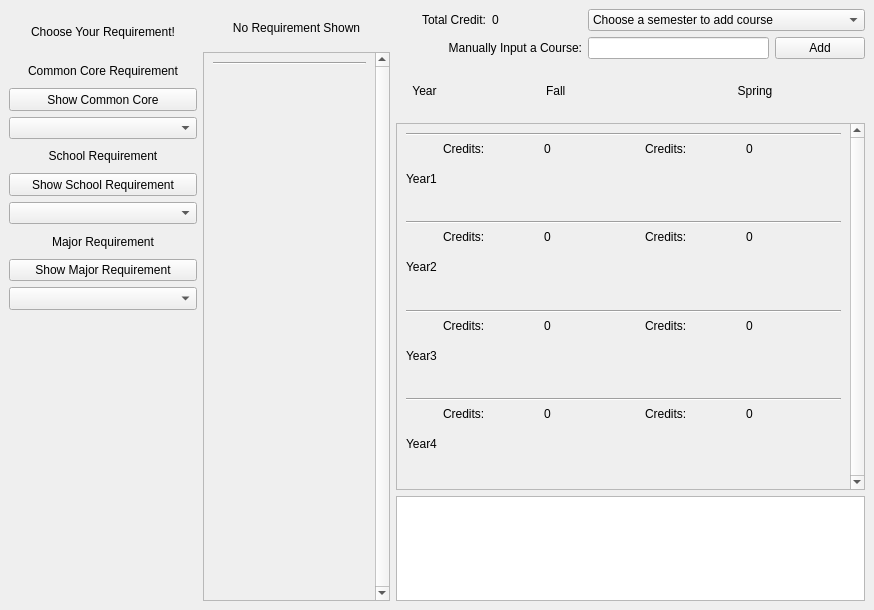
<?xml version="1.0" encoding="UTF-8"?>
<ui version="4.0">
 <class>MainWindow</class>
 <widget class="QMainWindow" name="MainWindow">
  <property name="geometry">
   <rect>
    <x>0</x>
    <y>0</y>
    <width>874</width>
    <height>610</height>
   </rect>
  </property>
  <property name="sizePolicy">
   <sizepolicy hsizetype="Preferred" vsizetype="Preferred">
    <horstretch>0</horstretch>
    <verstretch>0</verstretch>
   </sizepolicy>
  </property>
  <property name="windowTitle">
   <string>MainWindow</string>
  </property>
  <widget class="QWidget" name="centralwidget">
   <property name="enabled">
    <bool>true</bool>
   </property>
   <property name="sizePolicy">
    <sizepolicy hsizetype="Minimum" vsizetype="Minimum">
     <horstretch>0</horstretch>
     <verstretch>0</verstretch>
    </sizepolicy>
   </property>
   <layout class="QGridLayout" name="gridLayout_2" rowstretch="2,1,7,2" columnstretch="2,2,5">
    <item row="3" column="2">
     <layout class="QGridLayout" name="Right4">
      <item row="0" column="0">
       <widget class="QTextEdit" name="txt_warning">
        <property name="readOnly">
         <bool>true</bool>
        </property>
       </widget>
      </item>
     </layout>
    </item>
    <item row="0" column="1" rowspan="4">
     <layout class="QGridLayout" name="Left2" rowstretch="1,15">
      <item row="0" column="1">
       <widget class="QLabel" name="label_shown_req">
        <property name="text">
         <string>No Requirement Shown</string>
        </property>
        <property name="alignment">
         <set>Qt::AlignCenter</set>
        </property>
       </widget>
      </item>
      <item row="1" column="1">
       <widget class="QScrollArea" name="scrollArea_sections">
        <property name="verticalScrollBarPolicy">
         <enum>Qt::ScrollBarAlwaysOn</enum>
        </property>
        <property name="widgetResizable">
         <bool>true</bool>
        </property>
        <widget class="QWidget" name="section_list">
         <property name="geometry">
          <rect>
           <x>0</x>
           <y>0</y>
           <width>141</width>
           <height>541</height>
          </rect>
         </property>
         <layout class="QVBoxLayout" name="verticalLayout_2">
          <item>
           <widget class="Line" name="line_section_list">
            <property name="orientation">
             <enum>Qt::Horizontal</enum>
            </property>
           </widget>
          </item>
          <item>
           <layout class="QVBoxLayout" name="SectionLayout">
            <property name="sizeConstraint">
             <enum>QLayout::SetMinAndMaxSize</enum>
            </property>
           </layout>
          </item>
          <item>
           <spacer name="verticalSpacer">
            <property name="orientation">
             <enum>Qt::Vertical</enum>
            </property>
            <property name="sizeHint" stdset="0">
             <size>
              <width>20</width>
              <height>40</height>
             </size>
            </property>
           </spacer>
          </item>
         </layout>
        </widget>
       </widget>
      </item>
     </layout>
    </item>
    <item row="0" column="2">
     <layout class="QGridLayout" name="Right1">
      <item row="1" column="4">
       <widget class="QPushButton" name="btn_add">
        <property name="sizePolicy">
         <sizepolicy hsizetype="Preferred" vsizetype="Preferred">
          <horstretch>0</horstretch>
          <verstretch>0</verstretch>
         </sizepolicy>
        </property>
        <property name="text">
         <string>Add</string>
        </property>
       </widget>
      </item>
      <item row="1" column="2" colspan="2">
       <widget class="QLineEdit" name="txt_search_box">
        <property name="sizePolicy">
         <sizepolicy hsizetype="Expanding" vsizetype="Fixed">
          <horstretch>0</horstretch>
          <verstretch>0</verstretch>
         </sizepolicy>
        </property>
       </widget>
      </item>
      <item row="0" column="0">
       <widget class="QLabel" name="label_total_cre">
        <property name="layoutDirection">
         <enum>Qt::LeftToRight</enum>
        </property>
        <property name="text">
         <string>Total Credit:</string>
        </property>
        <property name="alignment">
         <set>Qt::AlignRight|Qt::AlignTrailing|Qt::AlignVCenter</set>
        </property>
       </widget>
      </item>
      <item row="0" column="1">
       <widget class="QLabel" name="txt_total_cre">
        <property name="text">
         <string>0</string>
        </property>
       </widget>
      </item>
      <item row="1" column="0" colspan="2">
       <widget class="QLabel" name="label_input_crs">
        <property name="text">
         <string>Manually Input a Course:</string>
        </property>
        <property name="alignment">
         <set>Qt::AlignRight|Qt::AlignTrailing|Qt::AlignVCenter</set>
        </property>
       </widget>
      </item>
      <item row="0" column="2" colspan="3">
       <widget class="QComboBox" name="choice_semester">
        <item>
         <property name="text">
          <string>Choose a semester to add course</string>
         </property>
        </item>
        <item>
         <property name="text">
          <string>Year1 Fall</string>
         </property>
        </item>
        <item>
         <property name="text">
          <string>Year1 Spring</string>
         </property>
        </item>
        <item>
         <property name="text">
          <string>Year2 Fall</string>
         </property>
        </item>
        <item>
         <property name="text">
          <string>Year2 Spring</string>
         </property>
        </item>
        <item>
         <property name="text">
          <string>Year3 Fall</string>
         </property>
        </item>
        <item>
         <property name="text">
          <string>Year3 Spring</string>
         </property>
        </item>
        <item>
         <property name="text">
          <string>Year4 Fall</string>
         </property>
        </item>
        <item>
         <property name="text">
          <string>Year4 Spring</string>
         </property>
        </item>
       </widget>
      </item>
     </layout>
    </item>
    <item row="0" column="0" rowspan="4">
     <layout class="QGridLayout" name="Left1" rowstretch="2,1,1,1,1,1,1,1,1,1,13">
      <item row="2" column="0">
       <widget class="QPushButton" name="btn_ccc">
        <property name="sizePolicy">
         <sizepolicy hsizetype="Minimum" vsizetype="Preferred">
          <horstretch>0</horstretch>
          <verstretch>0</verstretch>
         </sizepolicy>
        </property>
        <property name="text">
         <string>Show Common Core</string>
        </property>
       </widget>
      </item>
      <item row="1" column="0">
       <widget class="QLabel" name="label_ccc">
        <property name="text">
         <string>Common Core Requirement</string>
        </property>
        <property name="alignment">
         <set>Qt::AlignCenter</set>
        </property>
       </widget>
      </item>
      <item row="3" column="0">
       <widget class="QComboBox" name="choice_ccc">
        <property name="sizePolicy">
         <sizepolicy hsizetype="Preferred" vsizetype="Preferred">
          <horstretch>0</horstretch>
          <verstretch>0</verstretch>
         </sizepolicy>
        </property>
        <item>
         <property name="text">
          <string/>
         </property>
        </item>
        <item>
         <property name="text">
          <string>CCC</string>
         </property>
        </item>
       </widget>
      </item>
      <item row="5" column="0">
       <widget class="QPushButton" name="btn_school">
        <property name="sizePolicy">
         <sizepolicy hsizetype="Minimum" vsizetype="Preferred">
          <horstretch>0</horstretch>
          <verstretch>0</verstretch>
         </sizepolicy>
        </property>
        <property name="text">
         <string>Show School Requirement</string>
        </property>
       </widget>
      </item>
      <item row="6" column="0">
       <widget class="QComboBox" name="choice_school">
        <property name="sizePolicy">
         <sizepolicy hsizetype="Preferred" vsizetype="Preferred">
          <horstretch>0</horstretch>
          <verstretch>0</verstretch>
         </sizepolicy>
        </property>
        <item>
         <property name="text">
          <string/>
         </property>
        </item>
        <item>
         <property name="text">
          <string>SSCI</string>
         </property>
        </item>
       </widget>
      </item>
      <item row="7" column="0">
       <widget class="QLabel" name="label_major">
        <property name="text">
         <string>Major Requirement</string>
        </property>
        <property name="alignment">
         <set>Qt::AlignCenter</set>
        </property>
       </widget>
      </item>
      <item row="8" column="0">
       <widget class="QPushButton" name="btn_major">
        <property name="sizePolicy">
         <sizepolicy hsizetype="Minimum" vsizetype="Preferred">
          <horstretch>0</horstretch>
          <verstretch>0</verstretch>
         </sizepolicy>
        </property>
        <property name="text">
         <string>Show Major Requirement</string>
        </property>
       </widget>
      </item>
      <item row="4" column="0">
       <widget class="QLabel" name="label_school">
        <property name="text">
         <string>School Requirement</string>
        </property>
        <property name="alignment">
         <set>Qt::AlignCenter</set>
        </property>
       </widget>
      </item>
      <item row="0" column="0">
       <widget class="QLabel" name="label_top">
        <property name="sizePolicy">
         <sizepolicy hsizetype="Preferred" vsizetype="Preferred">
          <horstretch>0</horstretch>
          <verstretch>0</verstretch>
         </sizepolicy>
        </property>
        <property name="text">
         <string>Choose Your Requirement!</string>
        </property>
        <property name="alignment">
         <set>Qt::AlignCenter</set>
        </property>
       </widget>
      </item>
      <item row="9" column="0">
       <widget class="QComboBox" name="choice_major">
        <property name="sizePolicy">
         <sizepolicy hsizetype="Preferred" vsizetype="Preferred">
          <horstretch>0</horstretch>
          <verstretch>0</verstretch>
         </sizepolicy>
        </property>
        <item>
         <property name="text">
          <string/>
         </property>
        </item>
        <item>
         <property name="text">
          <string>DSCT</string>
         </property>
        </item>
       </widget>
      </item>
      <item row="10" column="0">
       <spacer name="verticalSpacer_2">
        <property name="orientation">
         <enum>Qt::Vertical</enum>
        </property>
        <property name="sizeHint" stdset="0">
         <size>
          <width>20</width>
          <height>40</height>
         </size>
        </property>
       </spacer>
      </item>
     </layout>
    </item>
    <item row="2" column="2">
     <layout class="QGridLayout" name="Right3" rowstretch="0,0">
      <property name="verticalSpacing">
       <number>7</number>
      </property>
      <item row="1" column="0">
       <widget class="QScrollArea" name="scrollArea_semesters">
        <property name="verticalScrollBarPolicy">
         <enum>Qt::ScrollBarAlwaysOn</enum>
        </property>
        <property name="widgetResizable">
         <bool>true</bool>
        </property>
        <widget class="QWidget" name="main_form">
         <property name="geometry">
          <rect>
           <x>0</x>
           <y>0</y>
           <width>460</width>
           <height>327</height>
          </rect>
         </property>
         <layout class="QGridLayout" name="gridLayout" rowstretch="1,2,10,1,2,10,1,2,10,1,2,10" columnstretch="1,7,7">
          <item row="4" column="0" rowspan="2">
           <widget class="QLabel" name="label_3">
            <property name="text">
             <string>Year2</string>
            </property>
           </widget>
          </item>
          <item row="7" column="0" rowspan="2">
           <widget class="QLabel" name="label_4">
            <property name="text">
             <string>Year3</string>
            </property>
           </widget>
          </item>
          <item row="7" column="2">
           <layout class="QHBoxLayout" name="horizontalLayout_6">
            <item>
             <widget class="QLabel" name="label_19">
              <property name="text">
               <string>Credits:</string>
              </property>
             </widget>
            </item>
            <item>
             <widget class="QLabel" name="sem_6_cre">
              <property name="text">
               <string>0</string>
              </property>
             </widget>
            </item>
           </layout>
          </item>
          <item row="11" column="1">
           <layout class="QVBoxLayout" name="layout_sem_7"/>
          </item>
          <item row="6" column="0" colspan="3">
           <widget class="Line" name="line_4">
            <property name="orientation">
             <enum>Qt::Horizontal</enum>
            </property>
           </widget>
          </item>
          <item row="1" column="2">
           <layout class="QHBoxLayout" name="horizontalLayout_2">
            <item>
             <widget class="QLabel" name="label_11">
              <property name="text">
               <string>Credits:</string>
              </property>
             </widget>
            </item>
            <item>
             <widget class="QLabel" name="sem_2_cre">
              <property name="text">
               <string>0</string>
              </property>
             </widget>
            </item>
           </layout>
          </item>
          <item row="8" column="2">
           <layout class="QVBoxLayout" name="layout_sem_6"/>
          </item>
          <item row="5" column="1">
           <layout class="QVBoxLayout" name="layout_sem_3"/>
          </item>
          <item row="10" column="0" rowspan="2">
           <widget class="QLabel" name="label_5">
            <property name="text">
             <string>Year4</string>
            </property>
           </widget>
          </item>
          <item row="9" column="0" colspan="3">
           <widget class="Line" name="line_5">
            <property name="orientation">
             <enum>Qt::Horizontal</enum>
            </property>
           </widget>
          </item>
          <item row="10" column="2">
           <layout class="QHBoxLayout" name="horizontalLayout_8">
            <item>
             <widget class="QLabel" name="label_23">
              <property name="text">
               <string>Credits:</string>
              </property>
             </widget>
            </item>
            <item>
             <widget class="QLabel" name="sem_8_cre">
              <property name="text">
               <string>0</string>
              </property>
             </widget>
            </item>
           </layout>
          </item>
          <item row="8" column="1">
           <layout class="QVBoxLayout" name="layout_sem_5"/>
          </item>
          <item row="10" column="1">
           <layout class="QHBoxLayout" name="horizontalLayout_7">
            <item>
             <widget class="QLabel" name="label_21">
              <property name="text">
               <string>Credits:</string>
              </property>
             </widget>
            </item>
            <item>
             <widget class="QLabel" name="sem_7_cre">
              <property name="text">
               <string>0</string>
              </property>
             </widget>
            </item>
           </layout>
          </item>
          <item row="4" column="1">
           <layout class="QHBoxLayout" name="horizontalLayout_3">
            <item>
             <widget class="QLabel" name="label_13">
              <property name="text">
               <string>Credits:</string>
              </property>
             </widget>
            </item>
            <item>
             <widget class="QLabel" name="sem_3_cre">
              <property name="text">
               <string>0</string>
              </property>
             </widget>
            </item>
           </layout>
          </item>
          <item row="1" column="0" rowspan="2">
           <widget class="QLabel" name="label_2">
            <property name="text">
             <string>Year1</string>
            </property>
           </widget>
          </item>
          <item row="7" column="1">
           <layout class="QHBoxLayout" name="horizontalLayout_5">
            <item>
             <widget class="QLabel" name="label_17">
              <property name="text">
               <string>Credits:</string>
              </property>
             </widget>
            </item>
            <item>
             <widget class="QLabel" name="sem_5_cre">
              <property name="text">
               <string>0</string>
              </property>
             </widget>
            </item>
           </layout>
          </item>
          <item row="5" column="2">
           <layout class="QVBoxLayout" name="layout_sem_4"/>
          </item>
          <item row="1" column="1">
           <layout class="QHBoxLayout" name="horizontalLayout">
            <property name="sizeConstraint">
             <enum>QLayout::SetDefaultConstraint</enum>
            </property>
            <item>
             <widget class="QLabel" name="label">
              <property name="text">
               <string>Credits:</string>
              </property>
             </widget>
            </item>
            <item>
             <widget class="QLabel" name="sem_1_cre">
              <property name="text">
               <string>0</string>
              </property>
             </widget>
            </item>
           </layout>
          </item>
          <item row="2" column="2">
           <layout class="QVBoxLayout" name="layout_sem_2"/>
          </item>
          <item row="11" column="2">
           <layout class="QVBoxLayout" name="layout_sem_8"/>
          </item>
          <item row="2" column="1">
           <layout class="QVBoxLayout" name="layout_sem_1">
            <property name="sizeConstraint">
             <enum>QLayout::SetDefaultConstraint</enum>
            </property>
           </layout>
          </item>
          <item row="4" column="2">
           <layout class="QHBoxLayout" name="horizontalLayout_4">
            <item>
             <widget class="QLabel" name="label_15">
              <property name="text">
               <string>Credits:</string>
              </property>
             </widget>
            </item>
            <item>
             <widget class="QLabel" name="sem_4_cre">
              <property name="text">
               <string>0</string>
              </property>
             </widget>
            </item>
           </layout>
          </item>
          <item row="3" column="0" colspan="3">
           <widget class="Line" name="line_3">
            <property name="orientation">
             <enum>Qt::Horizontal</enum>
            </property>
           </widget>
          </item>
          <item row="0" column="0" colspan="3">
           <widget class="Line" name="line_2">
            <property name="orientation">
             <enum>Qt::Horizontal</enum>
            </property>
           </widget>
          </item>
         </layout>
        </widget>
       </widget>
      </item>
     </layout>
    </item>
    <item row="1" column="2">
     <layout class="QHBoxLayout" name="Right2" stretch="2,7,7">
      <item>
       <widget class="QLabel" name="label_10">
        <property name="text">
         <string>Year</string>
        </property>
        <property name="alignment">
         <set>Qt::AlignCenter</set>
        </property>
       </widget>
      </item>
      <item>
       <widget class="QLabel" name="label_9">
        <property name="text">
         <string>Fall  </string>
        </property>
        <property name="alignment">
         <set>Qt::AlignCenter</set>
        </property>
       </widget>
      </item>
      <item>
       <widget class="QLabel" name="label_8">
        <property name="text">
         <string>Spring      </string>
        </property>
        <property name="alignment">
         <set>Qt::AlignCenter</set>
        </property>
       </widget>
      </item>
     </layout>
    </item>
   </layout>
  </widget>
 </widget>
 <resources/>
 <connections/>
</ui>
